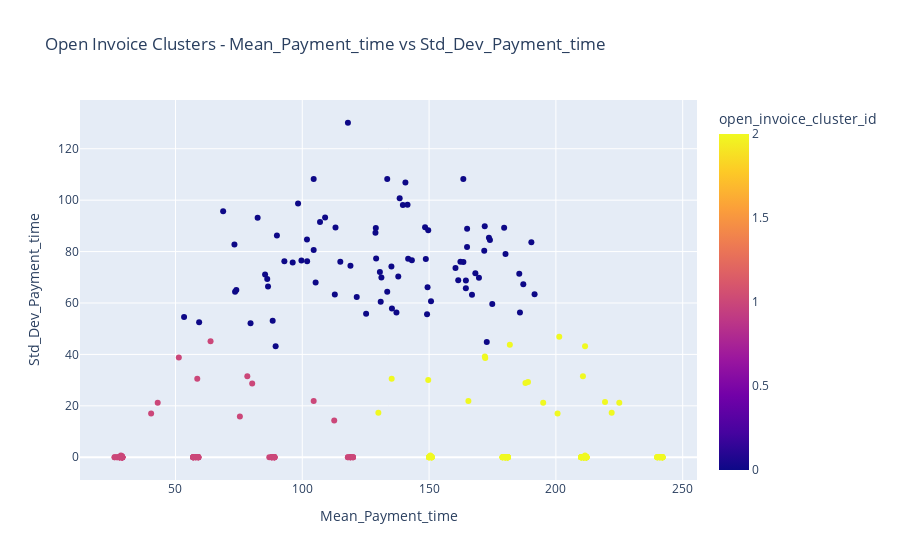

Write notebook code for a chart like this one.
### Code cell
import plotly.express as px

# Define colors for each cluster
colors = ['red', 'blue', 'green']

# Create a scatter plot using Plotly
fig = px.scatter(open_invoice_grouped_data, x='Mean_Payment_time', y='Std_Dev_Payment_time', color='open_invoice_cluster_id',
                 color_discrete_sequence=colors, labels={'Mean_Payment_time': 'Mean_Payment_time',
                                                         'Std_Dev_Payment_time': 'Std_Dev_Payment_time'},
                 title='Open Invoice Clusters - Mean_Payment_time vs Std_Dev_Payment_time',
                 hover_data=['open_invoice_cluster_id'])

fig.show()

### Figure 1 — Plotly figure (JSON) as saved in the notebook; plotly's stock layout.template omitted (floating-point values rounded to 4 significant figures; data arrays with more than 128 entries replaced by an {"elided": "..."} marker saying what was removed)
{"data": [{"customdata": {"elided": "273x1 int values"}, "hovertemplate": "Mean_Payment_time=%{x}<br>Std_Dev_Payment_time=%{y}<br>open_invoice_cluster_id=%{marker.color}<extra></extra>", "legendgroup": "", "marker": {"color": {"elided": "273 int values"}, "coloraxis": "coloraxis", "symbol": "circle"}, "mode": "markers", "name": "", "orientation": "v", "showlegend": false, "type": "scatter", "x": {"elided": "273 float values"}, "xaxis": "x", "y": {"elided": "273 float values"}, "yaxis": "y"}], "layout": {"coloraxis": {"colorbar": {"title": {"text": "open_invoice_cluster_id"}}, "colorscale": [[0, "#0d0887"], [0.1111, "#46039f"], [0.2222, "#7201a8"], [0.3333, "#9c179e"], [0.4444, "#bd3786"], [0.5556, "#d8576b"], [0.6667, "#ed7953"], [0.7778, "#fb9f3a"], [0.8889, "#fdca26"], [1, "#f0f921"]]}, "legend": {"tracegroupgap": 0}, "title": {"text": "Open Invoice Clusters - Mean_Payment_time vs Std_Dev_Payment_time"}, "xaxis": {"anchor": "y", "domain": [0, 1], "title": {"text": "Mean_Payment_time"}}, "yaxis": {"anchor": "x", "domain": [0, 1], "title": {"text": "Std_Dev_Payment_time"}}}}
